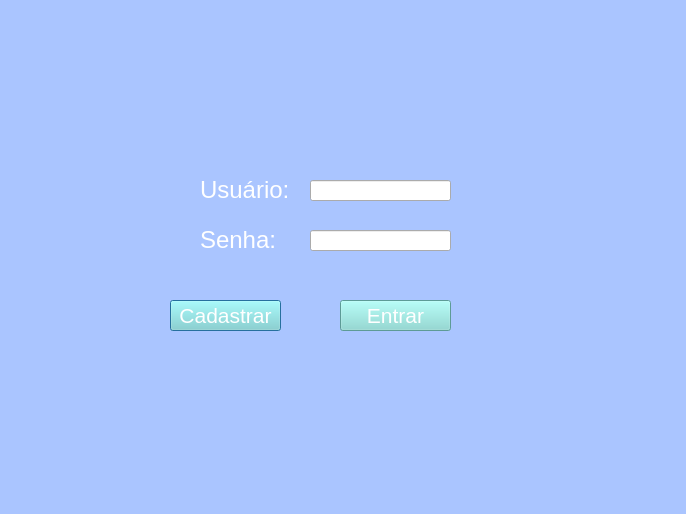
<?xml version="1.0" encoding="UTF-8"?>
<ui version="4.0">
 <class>Dialog</class>
 <widget class="QDialog" name="Dialog">
  <property name="geometry">
   <rect>
    <x>0</x>
    <y>0</y>
    <width>686</width>
    <height>514</height>
   </rect>
  </property>
  <property name="windowTitle">
   <string>Dialog</string>
  </property>
  <widget class="QLabel" name="background">
   <property name="geometry">
    <rect>
     <x>-20</x>
     <y>-10</y>
     <width>711</width>
     <height>541</height>
    </rect>
   </property>
   <property name="styleSheet">
    <string notr="true">background-color: rgb(170, 197, 255);</string>
   </property>
   <property name="text">
    <string/>
   </property>
  </widget>
  <widget class="QLabel" name="Usuario">
   <property name="geometry">
    <rect>
     <x>200</x>
     <y>170</y>
     <width>91</width>
     <height>41</height>
    </rect>
   </property>
   <property name="text">
    <string>&lt;html&gt;&lt;head/&gt;&lt;body&gt;&lt;p&gt;&lt;span style=&quot; font-size:18pt; color:#ffffff;&quot;&gt;Usuário:&lt;/span&gt;&lt;/p&gt;&lt;/body&gt;&lt;/html&gt;</string>
   </property>
  </widget>
  <widget class="QLabel" name="Senha">
   <property name="geometry">
    <rect>
     <x>200</x>
     <y>220</y>
     <width>91</width>
     <height>41</height>
    </rect>
   </property>
   <property name="text">
    <string>&lt;html&gt;&lt;head/&gt;&lt;body&gt;&lt;p&gt;&lt;span style=&quot; font-size:18pt; color:#ffffff;&quot;&gt;Senha:&lt;/span&gt;&lt;/p&gt;&lt;/body&gt;&lt;/html&gt;</string>
   </property>
  </widget>
  <widget class="QPushButton" name="B_Cadastrar">
   <property name="geometry">
    <rect>
     <x>170</x>
     <y>300</y>
     <width>111</width>
     <height>31</height>
    </rect>
   </property>
   <property name="sizePolicy">
    <sizepolicy hsizetype="Minimum" vsizetype="Fixed">
     <horstretch>0</horstretch>
     <verstretch>0</verstretch>
    </sizepolicy>
   </property>
   <property name="font">
    <font>
     <pointsize>16</pointsize>
    </font>
   </property>
   <property name="toolTip">
    <string>&lt;html&gt;&lt;head/&gt;&lt;body&gt;&lt;p&gt;&lt;span style=&quot; font-size:18pt; font-weight:600;&quot;&gt;Cadastrar&lt;/span&gt;&lt;/p&gt;&lt;/body&gt;&lt;/html&gt;</string>
   </property>
   <property name="styleSheet">
    <string notr="true">background-color: rgb(130, 217, 210);
color: rgb(255, 255, 255);</string>
   </property>
   <property name="text">
    <string>Cadastrar</string>
   </property>
   <property name="iconSize">
    <size>
     <width>16</width>
     <height>16</height>
    </size>
   </property>
   <property name="autoRepeatDelay">
    <number>300</number>
   </property>
   <property name="autoRepeatInterval">
    <number>100</number>
   </property>
  </widget>
  <widget class="QPushButton" name="B_Entrar">
   <property name="geometry">
    <rect>
     <x>340</x>
     <y>300</y>
     <width>111</width>
     <height>31</height>
    </rect>
   </property>
   <property name="font">
    <font>
     <pointsize>16</pointsize>
    </font>
   </property>
   <property name="styleSheet">
    <string notr="true">background-color: rgb(130, 217, 210);
color: rgb(255, 255, 255);</string>
   </property>
   <property name="text">
    <string>Entrar</string>
   </property>
  </widget>
  <widget class="QLineEdit" name="C_usuario">
   <property name="geometry">
    <rect>
     <x>310</x>
     <y>180</y>
     <width>141</width>
     <height>21</height>
    </rect>
   </property>
  </widget>
  <widget class="QLineEdit" name="C_senha">
   <property name="geometry">
    <rect>
     <x>310</x>
     <y>230</y>
     <width>141</width>
     <height>21</height>
    </rect>
   </property>
  </widget>
  <widget class="QLabel" name="img_usuario_T1">
   <property name="geometry">
    <rect>
     <x>260</x>
     <y>30</y>
     <width>161</width>
     <height>111</height>
    </rect>
   </property>
   <property name="styleSheet">
    <string notr="true">image: url(:/img/USUARIO.png);</string>
   </property>
   <property name="text">
    <string/>
   </property>
  </widget>
 </widget>
 <resources>
  <include location="sourcee.qrc"/>
 </resources>
 <connections/>
</ui>
